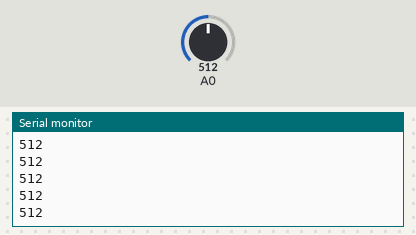
A sketch run on a simulated Arduino Uno, built with avr-gcc and run on an emulated ATmega328P. Shown: the last lines printed to the serial monitor. The inputs (shaded band) are chosen by the test bench; at power-on: A0 = 512.

Above: at 1.2 s.
1.3 s: A0 set to 716
At 2.0 s:
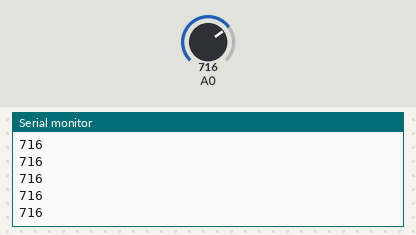
2.8 s: A0 set to 900
At 3.3 s:
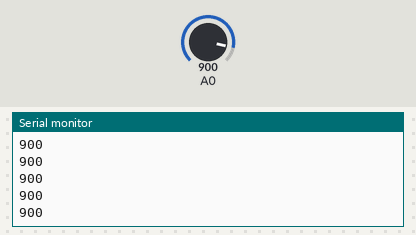
Timing chart, 0 to 5.8 s (numbered marks = the images above; inputs shaded):
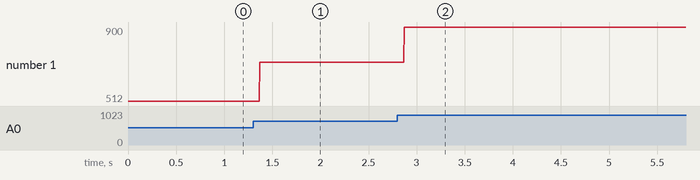

Measured:
- after the input at 1.3 s, the serial monitor: prints a new line after 0.07 s (image 1)
- after the input at 2.8 s, the serial monitor: prints a new line after 0.07 s (image 2)
- plotted number 1: 512 → 716 after the input at 1.3 s, 716 → 900 after the input at 2.8 s

The sketch:

photointerrupt_test2.ino
```cpp
int val;
const int minFreq = 50;
const int maxFreq = 1000;
const int speakerPin = 8;
void setup() {
Serial.begin(9600); //9600 baud rate, this determines resolution of the measurement bit/s
}
void loop() {
 //for (int i = minFreq; i <= maxFreq; i++) { //outer for loop: iterating frequency, change iteration amount too if needed
    //tone(speakerPin, i, 1000);
   // val = analogRead(A0);
  //Serial.println(val);
  //}
val = analogRead(A0);
Serial.println(val);

}
```
